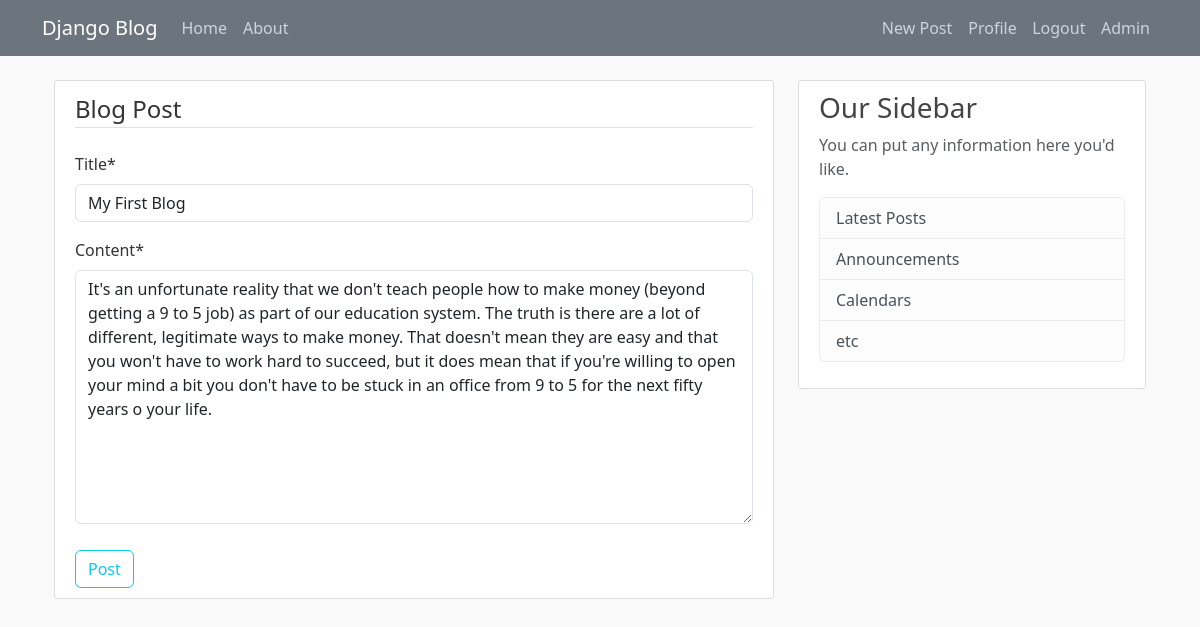
The app's page /post/1/update/ (signed in) with its own data.
### MyBlog/models.py (models this page shows, shortened)
class Post(models.Model):
    author = models.ForeignKey(User, on_delete=models.CASCADE)
    title = models.CharField(max_length=100)
    content = models.TextField()
    date_posted = models.DateTimeField(default=timezone.now)

### MyBlog/views.py (the view, shortened to what this page needs)
# urls.py: path('post/<int:pk>/update/', PostUpdateView.as_view(), name='post_update'),
class PostUpdateView(LoginRequiredMixin,UserPassesTestMixin, UpdateView):
    model = Post
    fields = ['title', 'content']
    def test_func(self):
        post = self.get_object()
        if self.request.user == post.author:
            return True
        return False

### MyBlog/Templates/MyBlog/post_form.html (shortened to what this page needs)
{% extends 'Blog/base.html' %}
{% load crispy_forms_filters %}
{% load crispy_forms_tags  %}
{% block content %}
<div class="content-section">
<form  method="post">
    <fieldset class="form-group">
        <legend class="border-bottom mb-4">Blog Post</legend>
        {{ form|crispy }}
    </fieldset>
    <div class="form-group" style="padding-top: 10px">
        <button type="submit" class="btn btn-outline-info">Post</button>
    </div>
</form>
</div>
{% endblock content %}

### MyBlog/static/blog/main.css (style rules this page uses)
body { background: #fafafa; color: #333333; margin-top: 5rem; }
.content-section { background: #ffffff; padding: 10px 20px; border: 1px solid #dddddd; border-radius: 3px; margin-bottom: 20px; }

### records on screen
Post: title "My First Blog", content "It's an unfortunate reality that we don't teach people how to make money (beyond getting a 9 to 5 job) as part of our education system. The truth is there are a lot of different, legitimate ways to make money. That doesn't mean they are easy and that you won't have to work hard to succeed, but it does mean that if you're willing to open your mind a bit you don't have to be stuck in an office from 9 to 5 for the next fifty years o your life."
